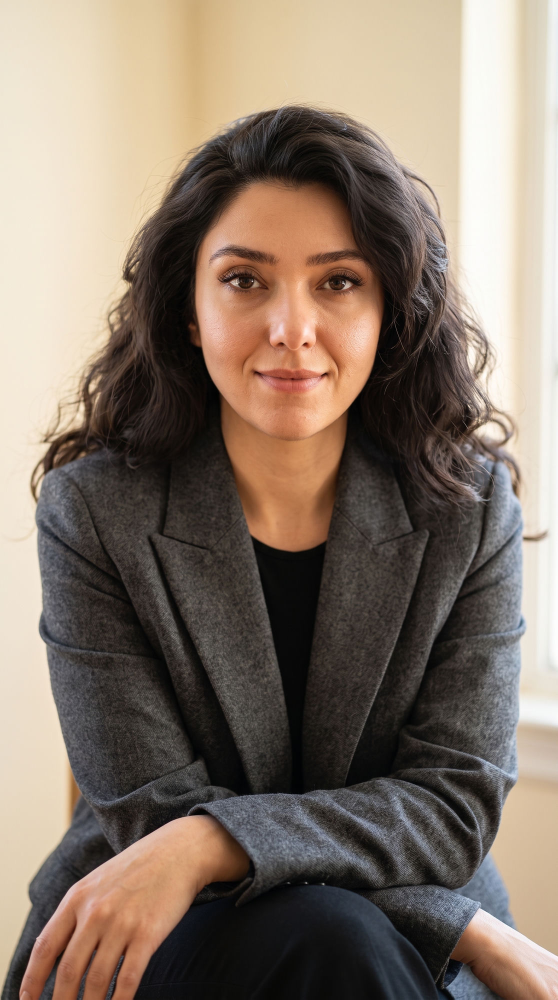
#> input picture Website SEO/brand/photos/nahid-founder-seated-2026-master.jpg, 1116 x 1999 px, given in place of signature_luxury_blue.PNG, which was not available (shown at 1/2 size)
$ python build_email_signature_assets.py
#> lines starting #> are read from the running program, lines starting #| are printed output that depends on the picture; after the words box and inside, x2 and y2 are one past the last pixel; in counts of white or black regions, pixels touching at a corner belong together; pictures that were not available may be replaced by others from this repository, and a replacement may not be noted
"""Rebuild every image used by the nahid@aiprofitlab.io email signature.

Outputs to public_html/assets/email/ (mirrored to https://aiprofitlab.io/assets/email/
by .github/workflows/deploy.yml on push to main).

    python3 tools/build_email_signature_assets.py

Needs Pillow and Google Chrome (headless Chrome rasterises the SVG glyphs;
there is no rsvg/cairosvg/ImageMagick on this machine).
"""

from PIL import Image, ImageDraw, ImageFilter
import os, statistics, subprocess, tempfile

SRC_SIG = "/Users/nahid/Desktop/Nahid/AI Profit Lab/signature_luxury_blue.PNG"
SRC_PHOTO = "/Users/nahid/Desktop/Nahid/AI Profit Lab/Website/Website SEO/brand/photos/nahid-founder-2026-master.jpeg"
OUT = "/Users/nahid/Desktop/Nahid/AI Profit Lab/Website/Website SEO/public_html/assets/email"
os.makedirs(OUT, exist_ok=True)

# ---------- 1. chroma-key the signature (green screen -> alpha) ----------
im = Image.open(SRC_SIG).convert("RGB")
#> im is the input picture: PIL image 1116x1999 RGB; mean R, G, B 134.2, 119.2, 106.2
w, h = im.size
#> w = 1116; h = 1999
px = im.load()

# key colour = median of the border ring
ring = []
for x in range(0, w, 7):
    ring += [px[x, 2], px[x, h - 3]]
#> this loop made 160 passes
#> ring on pass 1: [(233, 222, 200), (157, 146, 128)]
#> after the loop, ring = 320 items, first 6: (233, 222, 200), (157, 146, 128), (233, 222, 200), (49, 49, 47), (233, 222, 202), (69, 69, 71)
for y in range(0, h, 7):
    ring += [px[2, y], px[w - 3, y]]
#> after the loop, ring = 892 items, first 6: (233, 222, 200), (157, 146, 128), (233, 222, 200), (49, 49, 47), (233, 222, 202), (69, 69, 71)
kr = statistics.median(p[0] for p in ring)
#> kr = 232
kg = statistics.median(p[1] for p in ring)
#> kg = 220
kb = statistics.median(p[2] for p in ring)
#> kb = 201
print("key colour:", (kr, kg, kb))
#| key colour: (232.0, 220.0, 201.0)

T1, T2 = 70.0, 165.0   # fully keyed  ->  fully opaque
out = Image.new("RGBA", (w, h))
#> out: PIL image 1116x1999 RGBA; every value is 0
op = out.load()
for y in range(h):
    for x in range(w):
        r, g, b = px[x, y]
        d = ((r - kr) ** 2 + (g - kg) ** 2 + (b - kb) ** 2) ** 0.5
        if d <= T1:
            op[x, y] = (0, 0, 0, 0)
            continue
        a = 255 if d >= T2 else int(255 * (d - T1) / (T2 - T1))
        # despill: kill the green fringe left on soft edges
        avg = (r + b) / 2
        if g > avg:
            g = int(avg + (g - avg) * 0.15)
        op[x, y] = (r, g, b, a)

bbox = out.getbbox()
#> bbox = (0, 0, 1116, 1999)
out = out.crop(bbox)
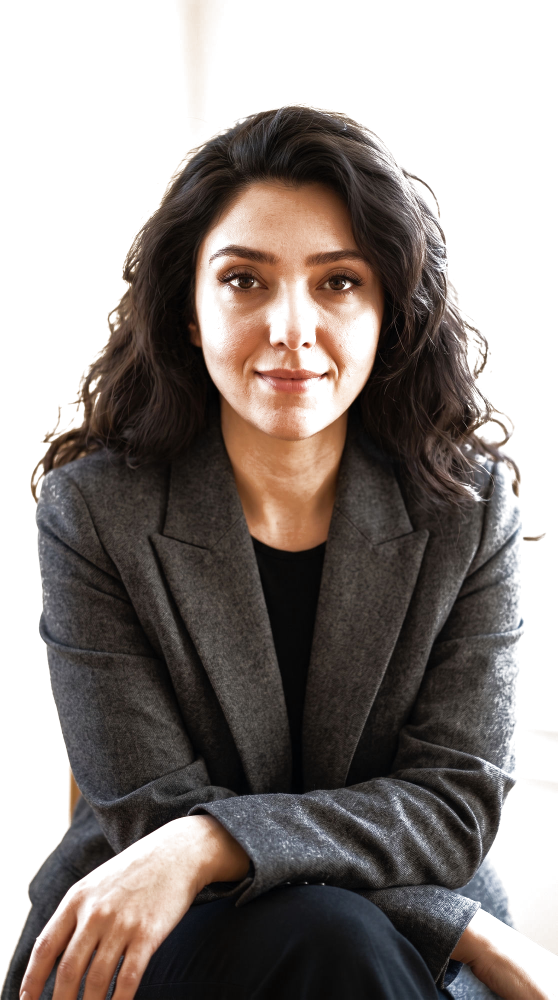
#> out: PIL image 1116x1999 RGBA (shown at 1/2 size); mean R, G, B, A 54, 43.9, 38.7, 152.9; transparent parts drawn white
pad = 12
canvas = Image.new("RGBA", (out.width + pad * 2, out.height + pad * 2), (0, 0, 0, 0))
#> canvas: PIL image 1140x2023 RGBA; every value is 0
canvas.paste(out, (pad, pad), out)
target_w = 480                                   # 240 CSS px @2x
canvas = canvas.resize((target_w, round(canvas.height * target_w / canvas.width)), Image.LANCZOS)
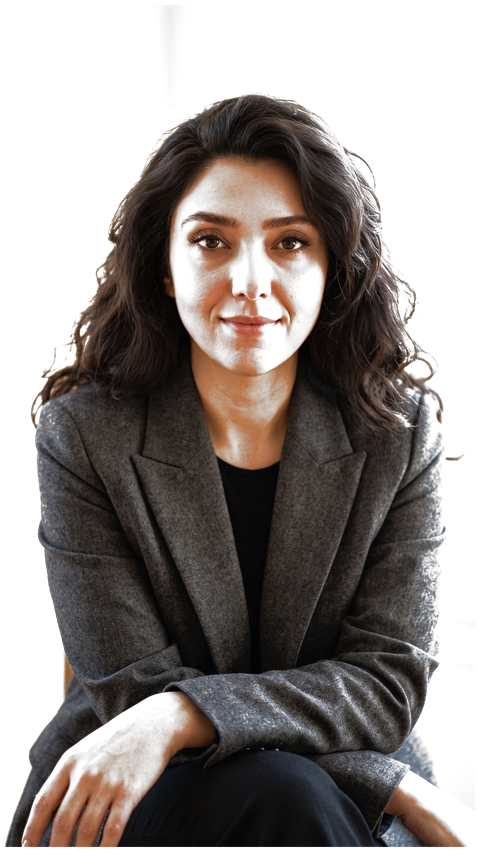
#> canvas: PIL image 480x852 RGBA; mean R, G, B, A 42.2, 34.5, 30.8, 143.1; transparent parts drawn white
canvas.save(f"{OUT}/nahid-signature.png", optimize=True)
# dark-mode fallback: same art flattened onto white, for clients that invert
# the page behind a transparent PNG and swallow the dark navy ink
flat = Image.new("RGB", canvas.size, (255, 255, 255))
#> flat: PIL image 480x852 RGB; every value is 255
flat.paste(canvas, (0, 0), canvas)
flat.save(f"{OUT}/nahid-signature-white.png", optimize=True)
print("signature:", canvas.size, os.path.getsize(f"{OUT}/nahid-signature.png") // 1024, "KB")
#| signature: (480, 852) 526 KB

# ---------- 2. circular avatar ----------
ph = Image.open(SRC_PHOTO).convert("RGB")
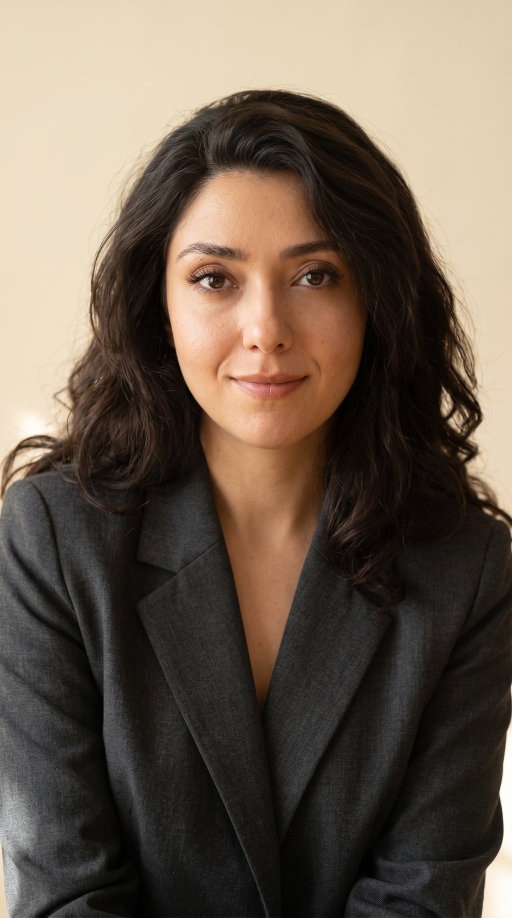
#> input picture Website SEO/brand/photos/nahid-founder-2026-master.jpeg, 1536 x 2752 px, found by its file name (shown at 1/3 size)
#> ph is the input picture: PIL image 1536x2752 RGB; mean R, G, B 106.6, 93.1, 79.8
# square crop around the head/shoulders (source is 1536x2752)
box = (105, 150, 1455, 1500)
ph = ph.crop(box)
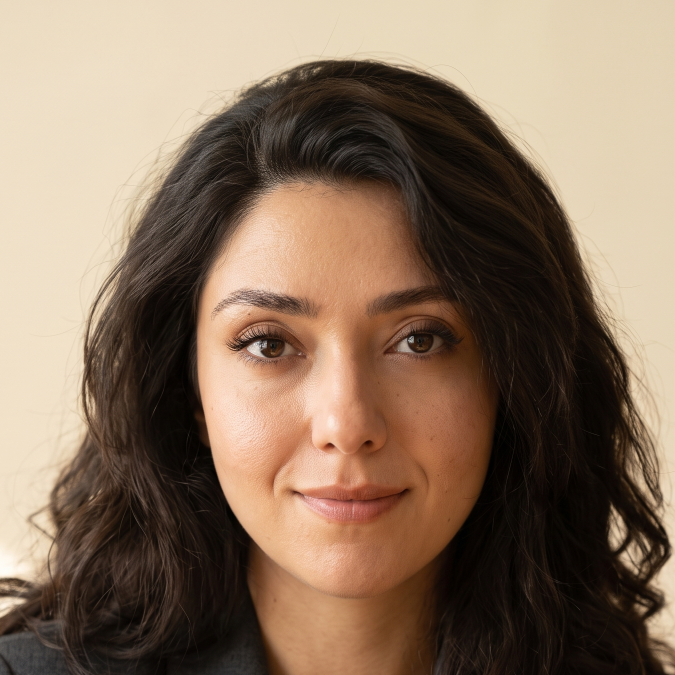
#> ph: PIL image 1350x1350 RGB (shown at 1/2 size); mean R, G, B 135.9, 113.9, 94.3
S = 240                                          # 120 CSS px @2x
ph = ph.resize((S, S), Image.LANCZOS)
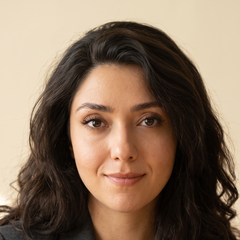
#> ph: PIL image 240x240 RGB; mean R, G, B 135.9, 113.9, 94.3
SS = 4                                           # supersampled mask -> smooth edge
mask = Image.new("L", (S * SS, S * SS), 0)
#> mask: PIL image 960x960 L; every value is 0
ImageDraw.Draw(mask).ellipse((0, 0, S * SS - 1, S * SS - 1), fill=255)
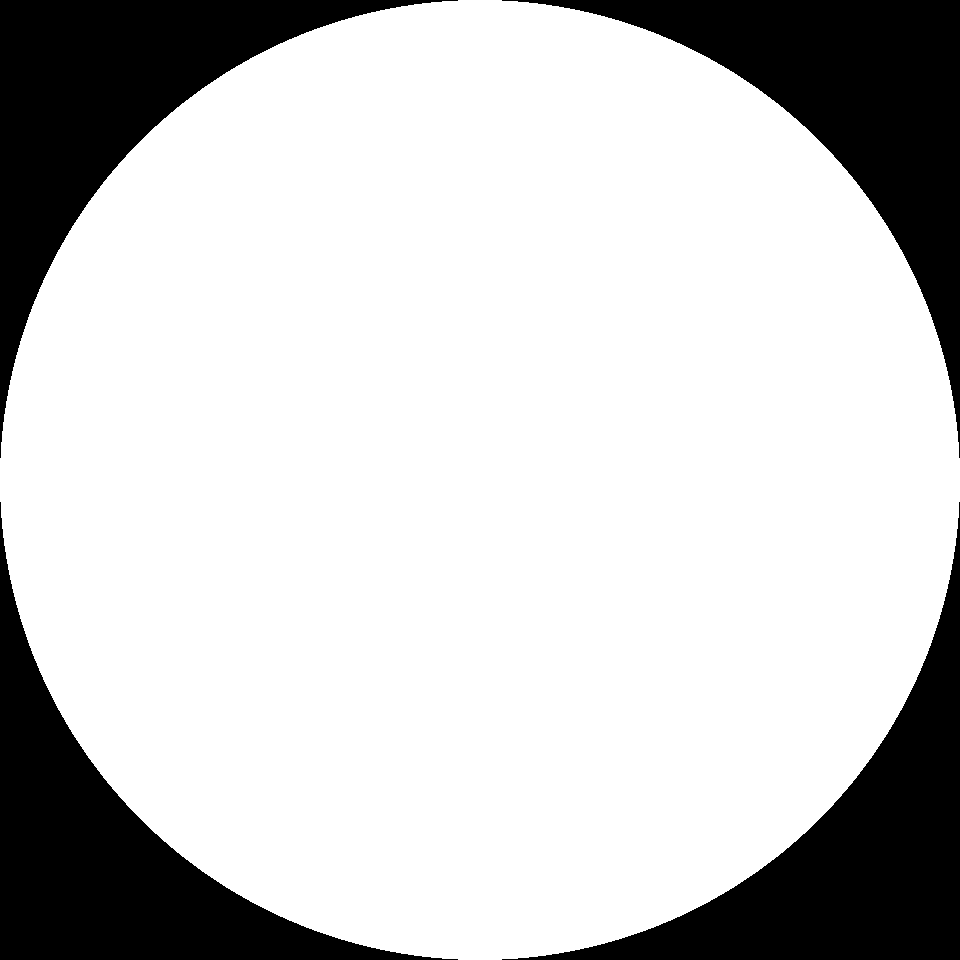
#> mask: PIL image 960x960 L; 78.5% white; 4 black regions, box (x1, y1, x2, y2) and area: (0, 0, 458, 458) 49479, (502, 0, 960, 458) 49479, (0, 502, 458, 960) 49479, (502, 502, 960, 960) 49479
mask = mask.resize((S, S), Image.LANCZOS)
#> mask: PIL image 240x240 L
av = Image.new("RGBA", (S, S), (0, 0, 0, 0))
#> av: PIL image 240x240 RGBA; every value is 0
av.paste(ph, (0, 0), mask)
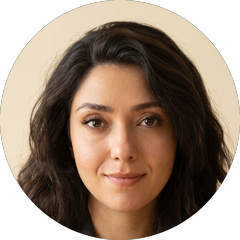
#> av: PIL image 240x240 RGBA; mean R, G, B, A 101.7, 82.8, 67.4, 200.2; transparent parts drawn white
av.save(f"{OUT}/nahid-avatar.png", optimize=True)
print("avatar:", av.size, os.path.getsize(f"{OUT}/nahid-avatar.png") // 1024, "KB")
#| avatar: (240, 240) 83 KB


# ---------- 3. social icons ----------
CHROME = "/Applications/Google Chrome.app/Contents/MacOS/Google Chrome"
D = tempfile.mkdtemp(prefix="apl-sig-html-")   # scratch for the SVG pages Chrome shoots

# glyph paths: whatsapp/linkedin/youtube/facebook lifted verbatim from the site footer
P = {
 "whatsapp": "M12 2a10 10 0 0 0-8.6 15.1L2 22l5-1.3A10 10 0 1 0 12 2zm0 1.8a8.2 8.2 0 1 1-4.2 15.3l-.3-.2-3 .8.8-2.9-.2-.3A8.2 8.2 0 0 1 12 3.8zm-3.1 4c-.2 0-.5 0-.7.3-.2.3-.9.9-.9 2.1s.9 2.4 1 2.6c.1.2 1.8 2.8 4.4 3.8 2.2.9 2.6.7 3.1.7.5-.1 1.5-.6 1.7-1.2.2-.6.2-1.1.1-1.2-.1-.1-.2-.2-.5-.3l-1.7-.8c-.2-.1-.4-.1-.6.1l-.8 1c-.1.2-.3.2-.5.1a6.7 6.7 0 0 1-3.3-2.9c-.1-.2 0-.4.1-.5l.5-.6c.2-.2.2-.3.3-.5.1-.2 0-.4 0-.5L10 8.2c-.2-.4-.4-.4-.6-.4h-.5z",
 "linkedin": "M19 0h-14c-2.761 0-5 2.239-5 5v14c0 2.761 2.239 5 5 5h14c2.762 0 5-2.239 5-5v-14c0-2.761-2.238-5-5-5zm-11 19h-3v-11h3v11zm-1.5-12.268c-.966 0-1.75-.79-1.75-1.764s.784-1.764 1.75-1.764 1.75.79 1.75 1.764-.783 1.764-1.75 1.764zm13.5 12.268h-3v-5.604c0-3.368-4-3.113-4 0v5.604h-3v-11h3v1.765c1.396-2.586 7-2.777 7 2.476v6.759z",
 "youtube": "M19.615 3.184c-3.604-.246-11.631-.245-15.23 0-3.897.266-4.356 2.62-4.385 8.816.029 6.185.484 8.549 4.385 8.816 3.6.245 11.626.246 15.23 0 3.897-.266 4.356-2.62 4.385-8.816-.029-6.185-.484-8.549-4.385-8.816zm-10.615 12.816v-8l8 3.993-8 4.007z",
 "facebook": "M9 8h-3v4h3v12h5v-12h3.642l.358-4h-4v-1.667c0-.955.192-1.333 1.115-1.333h2.885v-5h-3.808c-3.596 0-5.192 1.583-5.192 4.615v3.385z",
 "instagram": "M12 0C8.74 0 8.333.015 7.053.072 5.775.132 4.905.333 4.14.63c-.789.306-1.459.717-2.126 1.384S.935 3.35.63 4.14C.333 4.905.131 5.775.072 7.053.012 8.333 0 8.74 0 12s.015 3.667.072 4.947c.06 1.277.261 2.148.558 2.913.306.788.717 1.459 1.384 2.126.667.666 1.336 1.079 2.126 1.384.766.296 1.636.499 2.913.558C8.333 23.988 8.74 24 12 24s3.667-.015 4.947-.072c1.277-.06 2.148-.262 2.913-.558.788-.306 1.459-.718 2.126-1.384.666-.667 1.079-1.335 1.384-2.126.296-.765.499-1.636.558-2.913.06-1.28.072-1.687.072-4.947s-.015-3.667-.072-4.947c-.06-1.277-.262-2.149-.558-2.913-.306-.789-.718-1.459-1.384-2.126C21.319 1.347 20.651.935 19.86.63c-.765-.297-1.636-.499-2.913-.558C15.667.012 15.26 0 12 0zm0 2.16c3.203 0 3.585.016 4.85.071 1.17.055 1.805.249 2.227.415.562.217.96.477 1.382.896.419.42.679.819.896 1.381.164.422.36 1.057.413 2.227.057 1.266.07 1.646.07 4.85s-.015 3.585-.074 4.85c-.061 1.17-.256 1.805-.421 2.227-.224.562-.479.96-.899 1.382-.419.419-.824.679-1.38.896-.42.164-1.065.36-2.235.413-1.274.057-1.649.07-4.859.07-3.211 0-3.586-.015-4.859-.074-1.171-.061-1.816-.256-2.236-.421-.569-.224-.96-.479-1.379-.899-.421-.419-.69-.824-.9-1.38-.165-.42-.359-1.065-.42-2.235-.045-1.26-.061-1.649-.061-4.844 0-3.196.016-3.586.061-4.861.061-1.17.255-1.814.42-2.234.21-.57.479-.96.9-1.381.419-.419.81-.689 1.379-.898.42-.166 1.051-.361 2.221-.421 1.275-.045 1.65-.06 4.859-.06l.045.03zm0 3.678a6.162 6.162 0 100 12.324 6.162 6.162 0 000-12.324zM12 16a4 4 0 110-8 4 4 0 010 8zm7.846-10.405a1.441 1.441 0 01-2.88 0 1.44 1.44 0 012.88 0z",
}
FILL = {
 "whatsapp":  "#25D366",
 "linkedin":  "#0A66C2",
 "youtube":   "#FF0000",
 "facebook":  "#1877F2",
 "instagram": "url(#ig)",
}
IG_GRAD = ('<defs><linearGradient id="ig" x1="0" y1="1" x2="1" y2="0">'
           '<stop offset="0" stop-color="#FEDA75"/><stop offset=".25" stop-color="#FA7E1E"/>'
           '<stop offset=".55" stop-color="#D62976"/><stop offset=".8" stop-color="#962FBF"/>'
           '<stop offset="1" stop-color="#4F5BD5"/></linearGradient></defs>')

SIZE = 28          # CSS px shown in the mail
GLYPH = 15.5       # glyph box inside the circle
off = (SIZE - GLYPH) / 2
for name, path in P.items():
    grad = IG_GRAD if name == "instagram" else ""
    html = f"""<html><body style="margin:0;background:transparent">
<svg xmlns="http://www.w3.org/2000/svg" width="{SIZE}" height="{SIZE}" viewBox="0 0 {SIZE} {SIZE}">{grad}
<circle cx="{SIZE/2}" cy="{SIZE/2}" r="{SIZE/2}" fill="{FILL[name]}"/>
<g transform="translate({off},{off}) scale({GLYPH/24})"><path d="{path}" fill="#ffffff"/></g>
</svg></body></html>"""
    open(f"{D}/{name}.html", "w").write(html)
#> (the run stopped early here; a loop or call above may not have finished)
